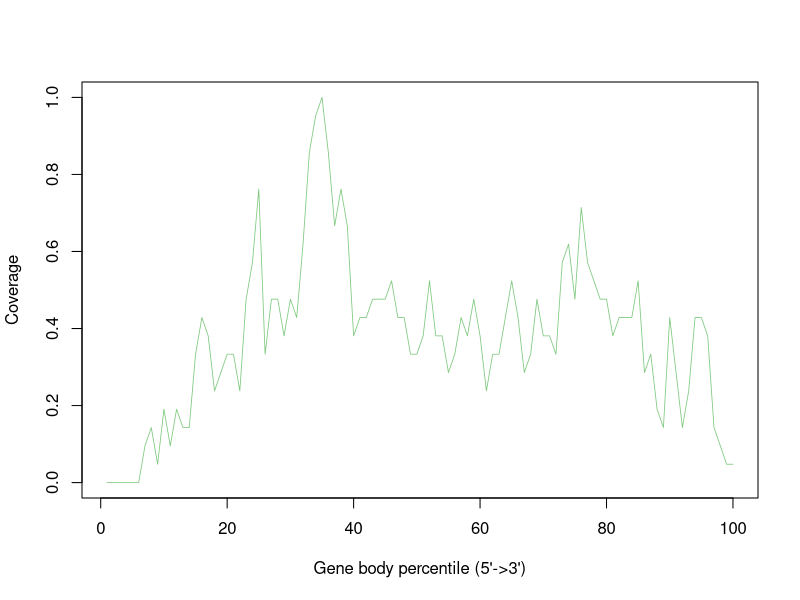

The R source for this figure:
GSM4486054_Aligned.sortedByCoord_sorted.out <- c(0.0,0.0,0.0,0.0,0.0,0.0,0.09523809523809523,0.14285714285714285,0.047619047619047616,0.19047619047619047,0.09523809523809523,0.19047619047619047,0.14285714285714285,0.14285714285714285,0.3333333333333333,0.42857142857142855,0.38095238095238093,0.23809523809523808,0.2857142857142857,0.3333333333333333,0.3333333333333333,0.23809523809523808,0.47619047619047616,0.5714285714285714,0.7619047619047619,0.3333333333333333,0.47619047619047616,0.47619047619047616,0.38095238095238093,0.47619047619047616,0.42857142857142855,0.6190476190476191,0.8571428571428571,0.9523809523809523,1.0,0.8571428571428571,0.6666666666666666,0.7619047619047619,0.6666666666666666,0.38095238095238093,0.42857142857142855,0.42857142857142855,0.47619047619047616,0.47619047619047616,0.47619047619047616,0.5238095238095238,0.42857142857142855,0.42857142857142855,0.3333333333333333,0.3333333333333333,0.38095238095238093,0.5238095238095238,0.38095238095238093,0.38095238095238093,0.2857142857142857,0.3333333333333333,0.42857142857142855,0.38095238095238093,0.47619047619047616,0.38095238095238093,0.23809523809523808,0.3333333333333333,0.3333333333333333,0.42857142857142855,0.5238095238095238,0.42857142857142855,0.2857142857142857,0.3333333333333333,0.47619047619047616,0.38095238095238093,0.38095238095238093,0.3333333333333333,0.5714285714285714,0.6190476190476191,0.47619047619047616,0.7142857142857143,0.5714285714285714,0.5238095238095238,0.47619047619047616,0.47619047619047616,0.38095238095238093,0.42857142857142855,0.42857142857142855,0.42857142857142855,0.5238095238095238,0.2857142857142857,0.3333333333333333,0.19047619047619047,0.14285714285714285,0.42857142857142855,0.2857142857142857,0.14285714285714285,0.23809523809523808,0.42857142857142855,0.42857142857142855,0.38095238095238093,0.14285714285714285,0.09523809523809523,0.047619047619047616,0.047619047619047616)


pdf("GSM4486054.geneBodyCoverage.curves.pdf")
x=1:100
icolor = colorRampPalette(c("#7fc97f","#beaed4","#fdc086","#ffff99","#386cb0","#f0027f"))(1)
plot(x,GSM4486054_Aligned.sortedByCoord_sorted.out,type='l',xlab="Gene body percentile (5'->3')", ylab="Coverage",lwd=0.8,col=icolor[1])
dev.off()
